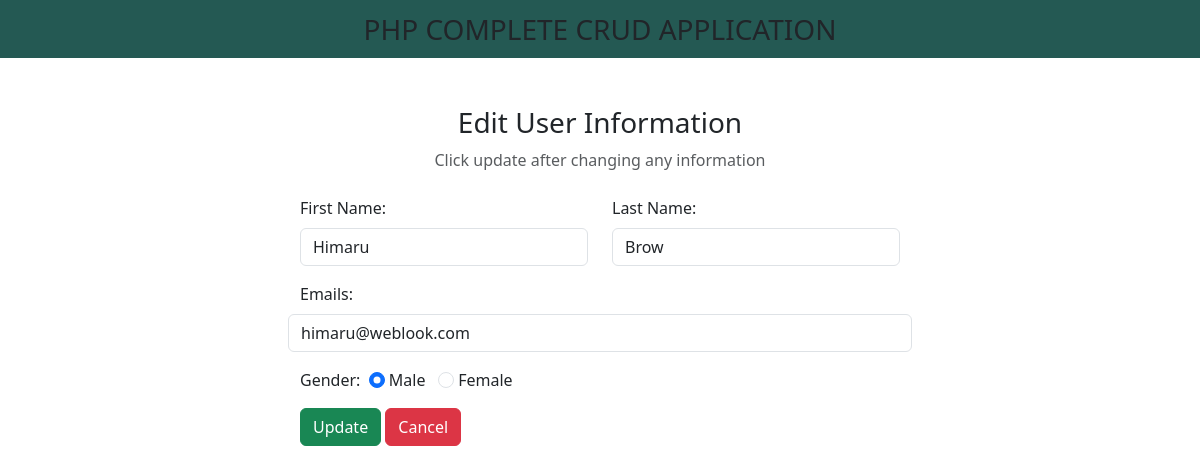
/edit.php?id=35, run on the app's committed database.
### tables this page shows
CREATE TABLE `myshoptbl` (
  `id` int(100) NOT NULL,
  `first_name` varchar(100) NOT NULL,
  `last_name` varchar(100) NOT NULL,
  `email` varchar(100) NOT NULL,
  `gender` varchar(100) NOT NULL
);

### edit.php (the view, shortened to what this page needs)
<?php
include "db_conn.php";
$id = isset($_GET['id']) ? $_GET['id'] : '';
?>
<!DOCTYPE html>
<html lang="en">
<head>
    <link href="https://cdn.jsdelivr.net/npm/bootstrap@5.3.0-alpha1/dist/css/bootstrap.min.css" rel="stylesheet">
    <link rel="stylesheet" href="https://cdnjs.cloudflare.com/ajax/libs/font-awesome/6.3.0/css/all.min.css" />
</head>
<body>
    <nav class="navbar navbar-light justify-content-center fs-3 mb-5" style="background-color:#245953;">
        PHP COMPLETE CRUD APPLICATION
    </nav>
    <div class="container">
        <div class="text-center mb-4">
            <h3>Edit User Information</h3>
            <p class="text-muted">Click update after changing any information</p>
        </div>
        <?php
            $sql="SELECT * FROM `myshoptbl` WHERE id=$id LIMIT 1";
            $result=mysqli_query($con, $sql);
            $row=mysqli_fetch_assoc($result);
        ?>
        <div class="container d-flex justify-content-center">
            <form action="edit.php" method="post" style="width:50vw; min-width:300px;">
            <div class="row mb-3">
                <div class="col">
                    <label class="form-label">First Name:</label>
                    <input type="text" class="form-control" name="first_name" value="<?php echo $row['first_name']?>">
                </div>
                <div class="col">
                    <label class="form-label">Last Name:</label>
                    <input type="text" class="form-control" name="last_name" value="<?php echo $row['last_name']?>">
                </div>
            </div>
                <div class="row mb-3">
                    <label class="form-label">Emails:</label>
                    <input type="email" class="form-control" name="email" value="<?php echo $row['email']?>">
                </div>
                <div class="form-group mb-3">
                    <label>Gender:</label>&nbsp;
                    <input type="radio" class="form-check-input" name="gender" id="male" value="male" <?php echo ($row['gender']=='male')?"checked":"";?>>
                    <label for="male"class="form-input-lable">Male</label>
                    <input type="radio" class="form-check-input" name="gender" id="female" value="female" <?php echo ($row['gender']=='female')?"checked":"";?>>
                    <label for="female"class="form-input-lable">Female</label>
                </div>
                <div>
                    <button type="submit" class="btn btn-success" name="submit">Update</button>
                    <a href="index.php" class="btn btn-danger">Cancel</a>
                </div>
            </form>
        </div>
    </div>
</body>
</html>

### data on the page
myshoptbl: first_name "Himaru", last_name "Brow", email "himaru@weblook.com", gender "☑ Male", gender "☐ Female"
